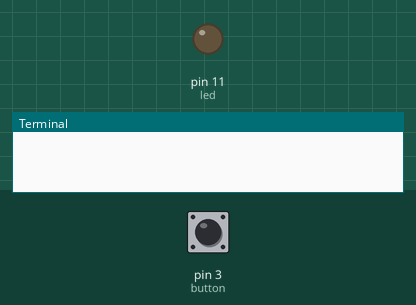
Bench run of a program on a simulated Raspberry Pi (header pin numbers). Shown: output pins drawn as LEDs (lit = HIGH), the last lines printed to the terminal. The test bench sets the inputs (shaded band); at power-on: pin 3 (button) HIGH. The clock reads 2024-03-15 10:24:30 at power-on unless the program sets it; web requests get an empty 200 reply after 0.4 s.

Above: at 1.2 s.
1.3 s: pin 3 (button) pulled LOW for 0.25 s
At 1.7 s:
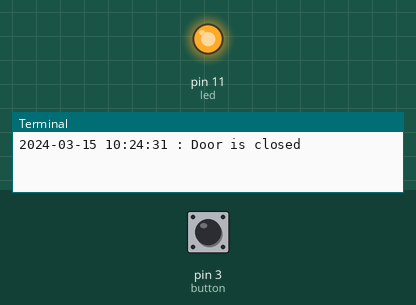
3.5 s: pin 3 (button) pulled LOW for 3.2 s
At 7.1 s:
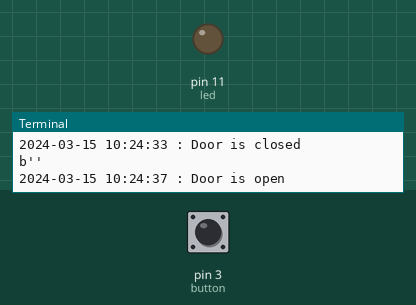
Timing chart, 0 to 8.6 s (numbered marks = the images above; inputs shaded):
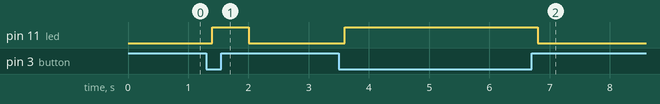

Measured:
- after the input at 1.3 s, pin 11 (led): LOW → HIGH after 0.10 s, → LOW 0.60 s later
- after the input at 3.5 s, pin 11 (led): LOW → HIGH after 0.10 s, → LOW 3.2 s later

The program:

check_door.py
```python
import RPi.GPIO as GPIO
import time
import datetime
import locale

import urllib
import urllib2
response ={}
url = "POST先のURL"
headers ={
  "pragma":"no-cache",
}

led = 11
button = 3
status = 0
prestatus= 0

GPIO.setmode(GPIO.BOARD)

GPIO.setup(led, GPIO.OUT)
GPIO.setup(button, GPIO.IN)

GPIO.output(led, 0)

while 1==1:
	if GPIO.input(button) :
		GPIO.output(led, 0)
		time.sleep(0.2)
                status=0
                if status != prestatus :
			d = datetime.datetime.today()
                        print d.strftime("%Y-%m-%d %H:%M:%S")+ " : Door is open"
			try :
				params = urllib.urlencode({'status':'0'})
 				req = urllib2.Request(url, params ,headers )
				res = urllib2.urlopen(req)
				response["body"] = res.read()
 				response["headers"] =  res.info().dict
			except URLError, e:
				print e
				exit()
			print   response["body"]
                prestatus = 0
	else :
		GPIO.output(led, 1)
		time.sleep(0.2)
                status=1
                if status != prestatus :
                        d = datetime.datetime.today()
                        print d.strftime("%Y-%m-%d %H:%M:%S")+ " : Door is closed"
                        try :
                                params = urllib.urlencode({'status':'1'})
                                req = urllib2.Request(url, params ,headers )
                                res = urllib2.urlopen(req)
                                response["body"] = res.read()
                                response["headers"] =  res.info().dict
                        except URLError, e:
                                print e
                                exit()
                        print   response["body"]
                prestatus = 1
#GPIO.cleanup()
```
